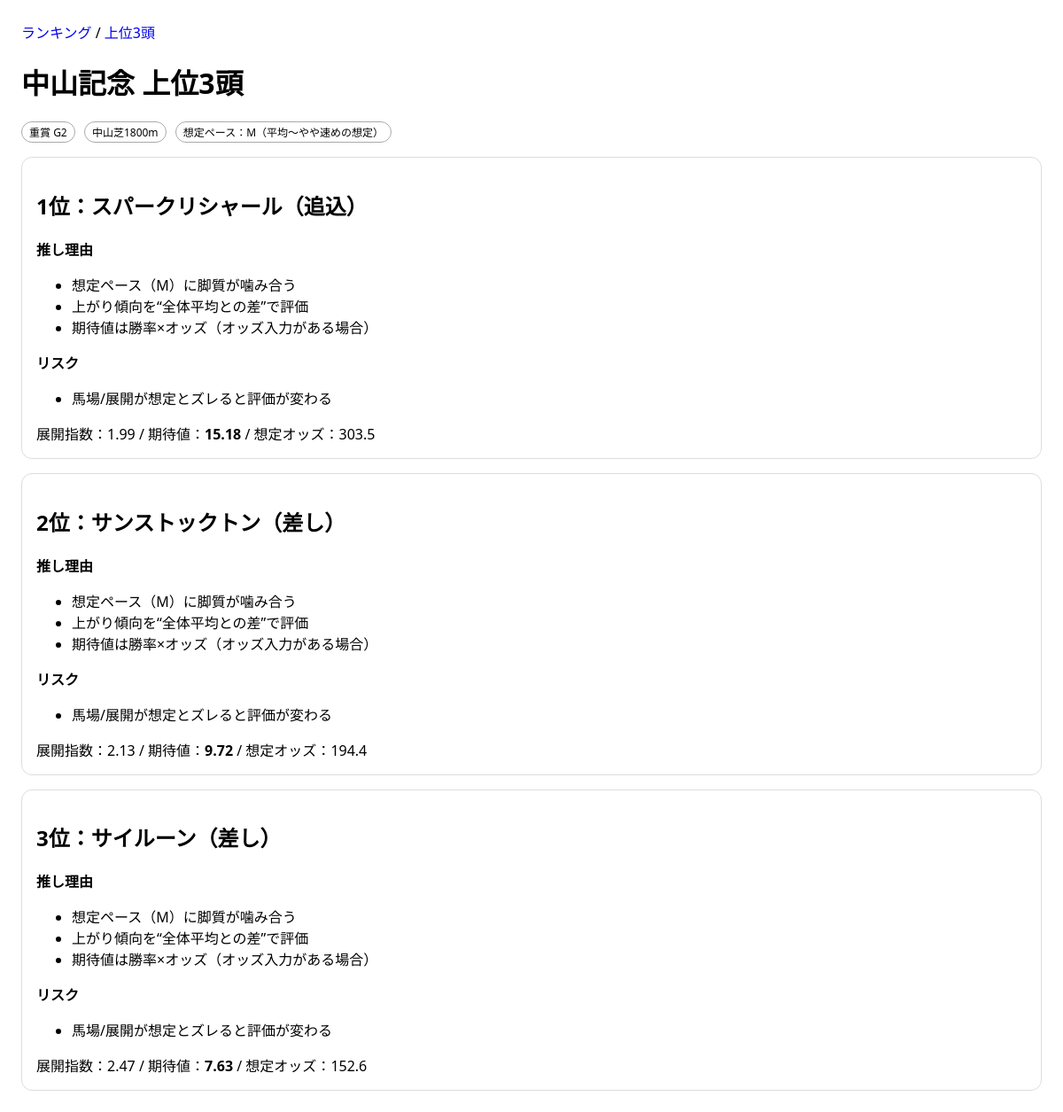
The page /top/ on the database its author committed.
### keibaapp_1/models.py (models this page shows, shortened)
class Race(models.Model):
    GRADE_CHOICES = [("G1", "G1"), ("G2", "G2"), ("G3", "G3")]
    name = models.CharField(max_length=100)
    race_date = models.DateField()
    course = models.CharField(max_length=100)  # 例：東京 ダ1600
    grade = models.CharField(max_length=2, choices=GRADE_CHOICES)
    track_condition = models.CharField(max_length=10, blank=True, default="")  # 良/稍/重/不
    pace = models.CharField(max_length=1, blank=True, default="")  # S/M/H
    pace_comment = models.CharField(max_length=100, blank=True, default="")
    created_at = models.DateTimeField(auto_now_add=True)

class HorseEntry(models.Model):
    RUN_STYLE_CHOICES = [
        ("NIGE", "逃げ"),
        ("SENKO", "先行"),
        ("SASHI", "差し"),
        ("OIKOMI", "追込"),
        ("UNKNOWN", "不明"),
    ]
    race = models.ForeignKey(Race, on_delete=models.CASCADE, related_name="entries")
    horse_name = models.CharField(max_length=100)
    gate = models.PositiveIntegerField(default=0)    # 枠
    number = models.PositiveIntegerField(default=0)  # 馬番
    jockey = models.CharField(max_length=100, blank=True, default="")
    run_style = models.CharField(max_length=10, choices=RUN_STYLE_CHOICES, default="UNKNOWN")
    last1_agari_rank = models.PositiveIntegerField(null=True, blank=True)
    last2_agari_rank = models.PositiveIntegerField(null=True, blank=True)
    last3_agari_rank = models.PositiveIntegerField(null=True, blank=True)
    last1_field_size = models.PositiveIntegerField(null=True, blank=True)
    last2_field_size = models.PositiveIntegerField(null=True, blank=True)
    last3_field_size = models.PositiveIntegerField(null=True, blank=True)
    last1_corner4_pos = models.PositiveIntegerField(null=True, blank=True)
    last2_corner4_pos = models.PositiveIntegerField(null=True, blank=True)
    last3_corner4_pos = models.PositiveIntegerField(null=True, blank=True)
    expected_odds = models.FloatField(null=True, blank=True)
    created_at = models.DateTimeField(auto_now_add=True)

### keibaapp_1/views.py (the view)
# urls.py: path("top/", views.top3_db),
def top3_db(request):
    race = get_selected_or_current_race(request)
    if not race:
        return render(request, "keibaapp_1/race_empty.html")
    entries = list(race.entries.all())
    pace, pace_comment, front_ratio = estimate_pace(entries)
    agaris = [avg_agari_rank(e) for e in entries]
    agaris = [a for a in agaris if a is not None]
    field_agari_avg = sum(agaris) / len(agaris) if agaris else None
    rows = []
    for e in entries:
        s = calc_scores(e, pace, front_ratio, field_agari_avg)
        rows.append({
            "horse_name": e.horse_name,
            "style": display_run_style(s["run_style"]),
            "corner4_index": s["corner4_index"],
            "tempo": s["tempo"],
            "win_prob": s["win_prob"],  # %
            "ev": s["ev"],
            "odds": e.expected_odds,
        })
    rows_sorted = sorted(rows, key=lambda r: r["ev"], reverse=True)[:3]
    for i, r in enumerate(rows_sorted, start=1):
        r["rank"] = i
        r["reasons"] = [
            f"想定ペース（{pace}）に脚質が噛み合う",
            "上がり傾向を“全体平均との差”で評価",
            "期待値は勝率×オッズ（オッズ入力がある場合）",
        ]
        r["risks"] = [
            "馬場/展開が想定とズレると評価が変わる",
        ]
    return render(request, "keibaapp_1/top3_mock.html", {
        "race": {
            "name": race.name,
            "grade": race.grade,
            "course": race.course,
            "pace": pace,
            "pace_comment": pace_comment,
        },
        "rows": rows_sorted
    })

### keibaapp_1/services.py (called while the page is built)
def avg_agari_rank(e: HorseEntry) -> Optional[float]:
    ranks = [e.last1_agari_rank, e.last2_agari_rank, e.last3_agari_rank]
    ranks = [r for r in ranks if r is not None and r > 0]
    if not ranks:
        return None
    return sum(ranks) / len(ranks)

def calc_corner4_index(field_size: int, corner4_pos: int) -> Optional[float]:
    if not field_size or not corner4_pos:
        return None
    if field_size <= 1:
        return None
    if corner4_pos > field_size:
        return None
    return ((field_size - corner4_pos) / (field_size - 1)) * 100

def avg_corner4_index(entry: HorseEntry) -> Optional[float]:
    values = []
    pairs = [
        (entry.last1_field_size, entry.last1_corner4_pos),
        (entry.last2_field_size, entry.last2_corner4_pos),
        (entry.last3_field_size, entry.last3_corner4_pos),
    ]
    for field_size, pos in pairs:
        idx = calc_corner4_index(field_size, pos)
        if idx is not None:
            values.append(idx)
    if not values:
        return None
    return sum(values) / len(values)

def classify_run_style_from_index(avg_index: Optional[float]) -> str:
    if avg_index is None:
        return "UNKNOWN"
    if avg_index >= 75:
        return "SENKO"   # 逃げ・先行
    elif avg_index >= 50:
        return "KOUI"    # 好位
    elif avg_index >= 25:
        return "SASHI"   # 差し
    else:
        return "OIKOMI"  # 追込

def get_effective_run_style(entry: HorseEntry) -> str:
    avg_idx = avg_corner4_index(entry)
    auto_style = classify_run_style_from_index(avg_idx)
    if auto_style != "UNKNOWN":
        return auto_style
    return entry.run_style

def display_run_style(style_code: str) -> str:
    table = {
        "NIGE": "逃げ",
        "SENKO": "逃げ・先行",
        "KOUI": "好位",
        "SASHI": "差し",
        "OIKOMI": "追込",
        "UNKNOWN": "不明",
    }
    return table.get(style_code, "不明")

def agari_point_relative(avg_rank: Optional[float], field_avg: Optional[float]) -> float:
    if avg_rank is None or field_avg is None:
        return 0.0
    diff = field_avg - avg_rank
    return max(-1.2, min(1.2, 0.3 * diff))

def convert_to_win_prob_from_tempo(tempo_score: float) -> float:
    x = (tempo_score - 2.5) / 3.0
    x = max(0.05, min(0.60, 0.05 + 0.55 * x))
    return x

### keibaapp_1/views.py (called while the page is built)
def get_selected_or_current_race(request):
    race_id = request.GET.get("race_id")
    if race_id:
        return get_object_or_404(Race, id=race_id)
    return get_current_race()

### keibaapp_1/templates/keibaapp_1/top3_mock.html (shortened to what this page needs)
{% extends "keibaapp_1/base.html" %}
{% block content %}
  <h1>{{ race.name }} 上位3頭</h1>
  <div class="meta">
    <span class="badge">重賞 {{ race.grade }}</span>
    <span class="badge">{{ race.course }}</span>
    <span class="badge">想定ペース：{{ race.pace }}（{{ race.pace_comment }}）</span>
  </div>
  {% for r in rows %}
    <div class="card">
      <h2>{{ r.rank }}位：{{ r.horse_name }}（{{ r.style }}）</h2>
      <b>推し理由</b>
      <ul>
        {% for t in r.reasons %}
          <li>{{ t }}</li>
        {% endfor %}
      </ul>
      <b>リスク</b>
      <ul>
        {% for t in r.risks %}
          <li>{{ t }}</li>
        {% endfor %}
      </ul>
      <div class="numbers">
        展開指数：{{ r.tempo|floatformat:2 }} /
        期待値：<b>{{ r.ev|floatformat:2 }}</b> /
        想定オッズ：{{ r.odds }}
      </div>
    </div>
  {% endfor %}
{% endblock %}

### keibaapp_1/templates/keibaapp_1/base.html (style rules this page uses)
body { font-family: system-ui, sans-serif; margin: 24px; }
.badge { display:inline-block; padding:2px 8px; border:1px solid #aaa; border-radius:999px; font-size:12px; margin-right:6px; }
.meta { margin: 8px 0 16px; }
.card { border:1px solid #ddd; border-radius:12px; padding:16px; margin:16px 0; }

### rows shown on the page
Race: name "中山記念", grade "G2", course "中山芝1800m"
HorseEntry: horse_name "スパークリシャール", odds "303.5"
HorseEntry: horse_name "サンストックトン", odds "194.4"
HorseEntry: horse_name "サイルーン", odds "152.6"

### other values the page prints
{{ race.pace }} "M"
{{ race.pace_comment }} "平均〜やや速めの想定"
{{ r.rank }} "1" "2" "3"
{{ r.style }} "追込" "差し" "差し"
{{ t }} "想定ペース（M）に脚質が噛み合う" "上がり傾向を“全体平均との差”で評価" "期待値は勝率×オッズ（オッズ入力がある場合）" "想定ペース（M）に脚質が噛み合う" "上がり傾向を“全体平均との差”で評価" "期待値は勝率×オッズ（オッズ入力がある場合）" "想定ペース（M）に脚質が噛み合う" "上がり傾向を“全体平均との差”で評価" "期待値は勝率×オッズ（オッズ入力がある場合）"
{{ t }} "馬場/展開が想定とズレると評価が変わる" "馬場/展開が想定とズレると評価が変わる" "馬場/展開が想定とズレると評価が変わる"
{{ r.tempo|floatformat:2 }} "1.99" "2.13" "2.47"
{{ r.ev|floatformat:2 }} "15.18" "9.72" "7.63"
